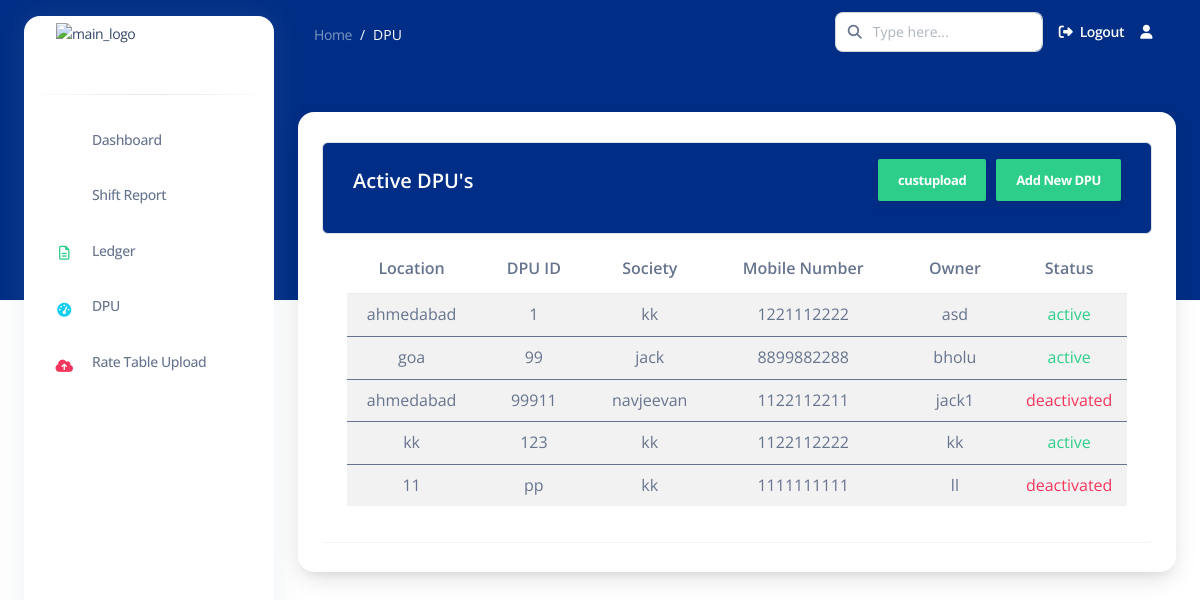
Before: /active_dpu/ (signed in) with the older database file.
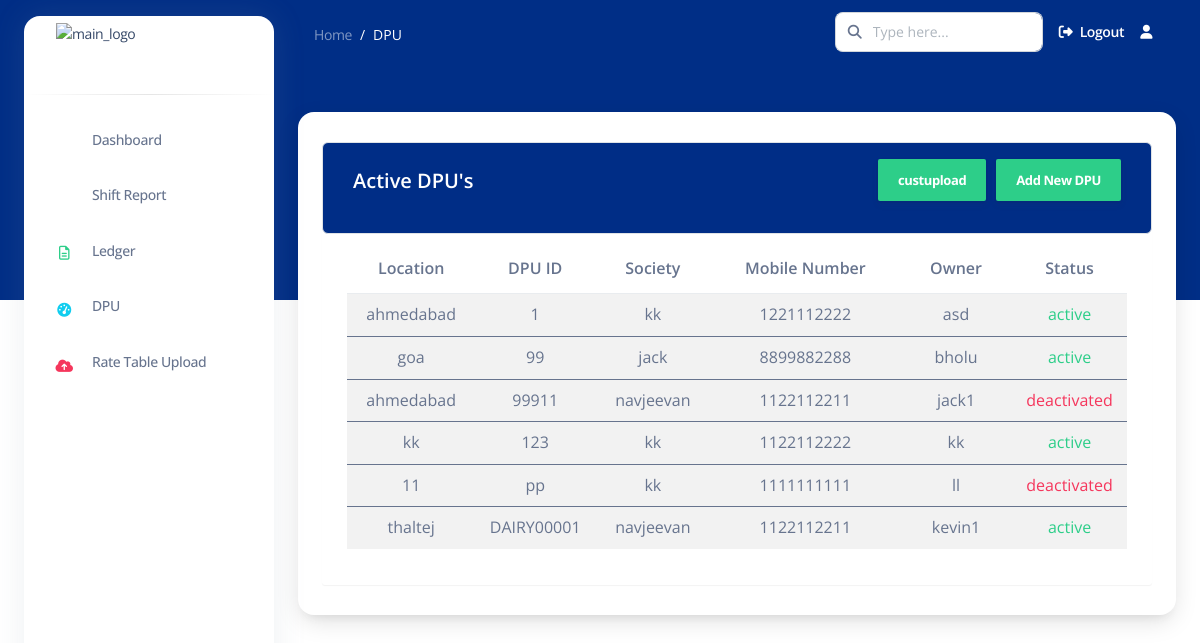
After: the same page with the newer database file.
### apps/common/models.py (models this page shows, shortened)
class DPU(models.Model):
    user = models.ForeignKey(User, on_delete=models.CASCADE)
    location = models.CharField(max_length=255)
    dpu_id = models.CharField(max_length=50, unique=True)
    society = models.CharField(max_length=255)
    mobile_number = models.CharField(max_length=15)
    owner = models.CharField(max_length=255)
    STATUS_CHOICES = [
        ('active', 'Active'),
        ('deactivated', 'Deactivated'),
    ]
    status = models.CharField(max_length=20, choices=STATUS_CHOICES, default='active')

### apps/common/views.py (the view)
# urls.py: path('active_dpu/', active_dpu, name='active_dpu'),
def active_dpu(request):
    active_dpu_list = DPU.objects.filter(user=request.user)
    return render(request, 'common/active_dpu.html', {'active_dpu_list': active_dpu_list})

### templates/common/active_dpu.html (shortened to what this page needs)
{% extends 'base2.html' %}
{% load static %}
{% load crispy_forms_tags %}
{% block content %}
<nav class="navbar navbar-main navbar-expand-lg px-0 mx-4 shadow-none border-radius-xl " id="navbarBlur"
    data-scroll="false">
    <div class="container-fluid py-1 px-3">
        <nav aria-label="breadcrumb">
            <ol class="breadcrumb bg-transparent mb-0 pb-0 pt-1 px-0 me-sm-6 me-5">
                <li class="breadcrumb-item text-sm"><a class="opacity-5 text-white" href="">Home</a>
                </li>
                <li class="breadcrumb-item text-sm text-white active" aria-current="page">DPU</li>
            </ol>
        </nav>
        <div class="collapse navbar-collapse mt-sm-0 mt-2 me-md-0 me-sm-4" id="navbar">
            <div class="ms-md-auto pe-md-3 d-flex align-items-center">
                <div class="input-group">
                    <span class="input-group-text text-body"><i class="fas fa-search" aria-hidden="true"></i></span>
                    <input type="text" class="form-control" placeholder="Type here...">
                </div>
            </div>
            <ul class="navbar-nav  justify-content-end">
                <li class="nav-item d-flex align-items-center">
                    <a href="{% url 'logout' %}" class="nav-link text-white font-weight-bold px-0">
                        <i class="fa fa-sign-out me-sm-1"></i>
                        <span class="d-sm-inline d-none">Logout</span>
                    </a>
                </li>
                <li class="nav-item dropdown pe-2 px-3 d-flex align-items-center">
                    <a href="javascript:;" class="nav-link text-white p-0" id="dropdownMenuButton"
                        data-bs-toggle="dropdown" aria-expanded="false">
                        <i class="fa fa-user cursor-pointer"></i>
                    </a>
                </li>
            </ul>
        </div>
    </div>
</nav>
<div class="container-fluid mt-5">
    <div class="card o-hidden border-0 shadow-lg mt-5">
        <div class="container">
            <div class="table-wrapper table-responsive">
              <div class="table-title border rounded">
                <div class="row">
                  <div class="col-sm-6">
                    <h5 class="text-white mt-2">Active DPU's</h5>
                  </div>
                  <div class="col-md-6">
                    <a href="{% url 'add_dpu' %}" class="btn btn-success" > <span>Add New DPU</span></a>
                    <a href="{% url 'custupload' %}" class="btn btn-success" > <span>custupload</span></a>
                  </div>
                </div>
              </div>
              <table class="table table-striped table-hover rounded table-responsive">
                <thead>
                  <tr>
                        <th>Location</th>
                        <th>DPU ID</th>
                        <th>Society</th>
                        <th>Mobile number</th>
                        <th>Owner</th>
                        <th>Status</th>
                  </tr>
                </thead>
                {% for dpu in active_dpu_list %}
                <tbody>
                  <tr class="align-items-center text-align-center rounded">
                        <td>{{ dpu.location }}</td>
                        <td>{{ dpu.dpu_id }}</td>
                        <td>{{ dpu.society }}</td>
                        <td>{{ dpu.mobile_number }}</td>
                        <td>{{ dpu.owner }}</td>
                        <td class="{% if dpu.status == 'active' %}text-success{% else %}text-danger{% endif %}">
                            {{ dpu.status }}
                        </td>                    </tr>
                </tbody>
                {% endfor %}
              </table>
            </div>
          </div>
    </div>
    </div>
    {% endblock content %}

Changed rows visible on the page:
added DPU: location "thaltej", dpu_id "DAIRY00001", society "navjeevan", mobile_number "1122112211", owner "kevin1", status "active"
